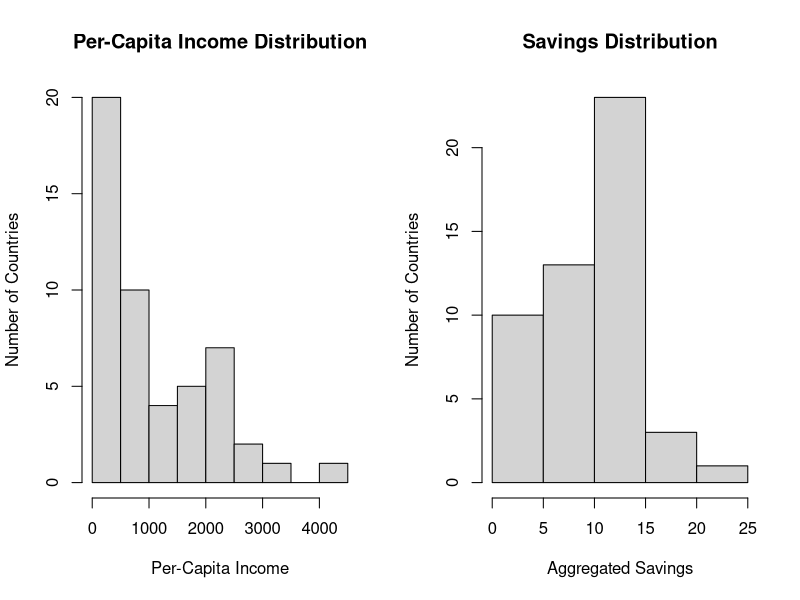
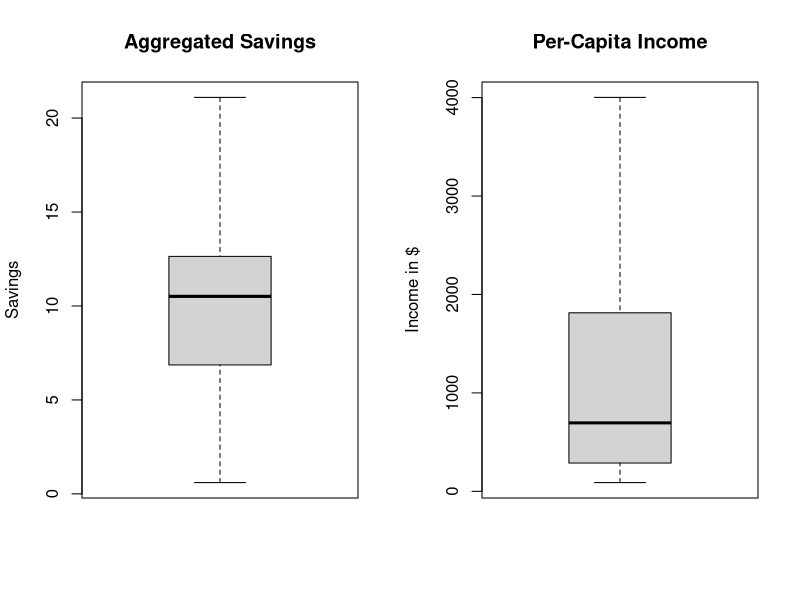
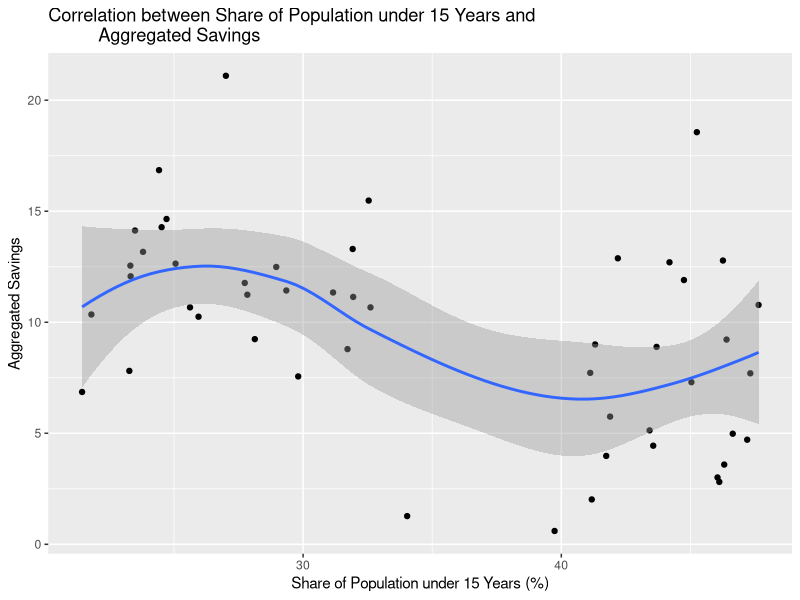
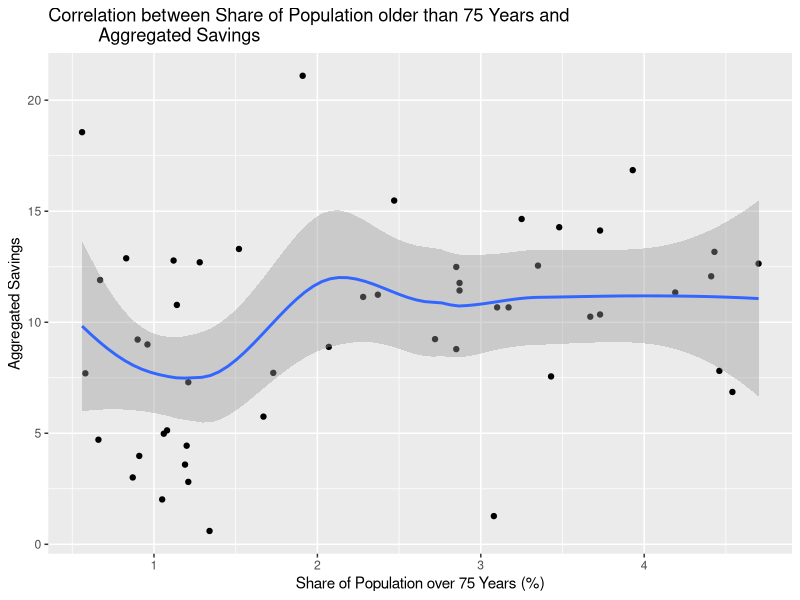
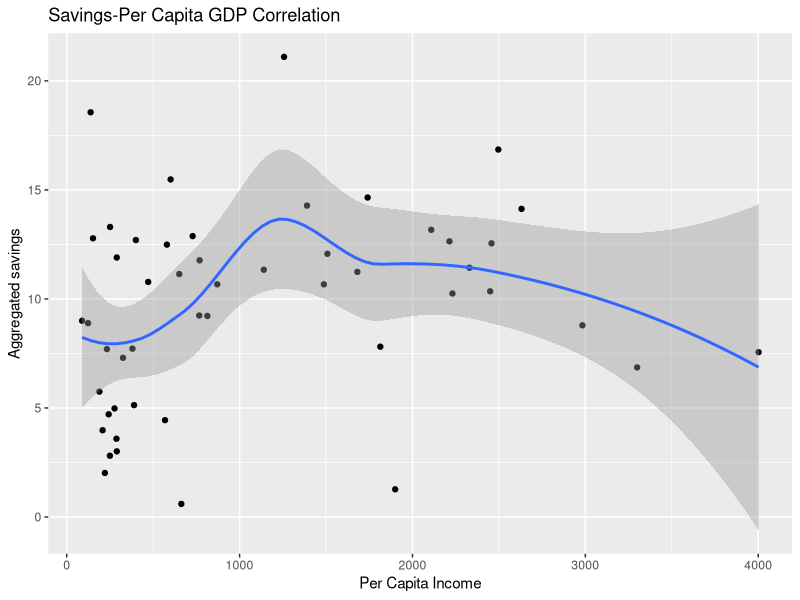
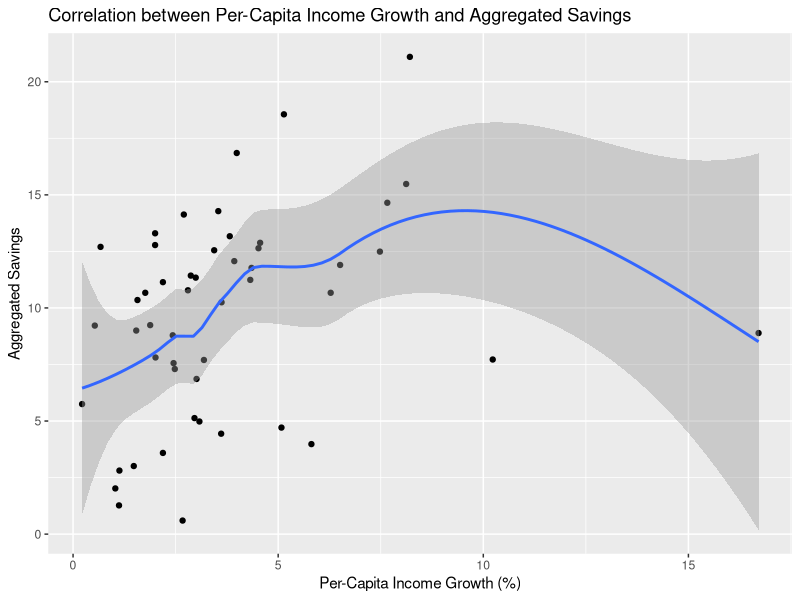

The R script that drew these images, in order:
## ---- chunk 1
# Load packages
library(ggplot2)
library(knitr)
library(dplyr)
library(magrittr)

# Load dataset
library(datasets)
data(LifeCycleSavings)

# set working directory
setwd("/Users/jonasmarkgraf/Desktop/DataScienceAssignment1/JonasFiles")

# Detailed information about dataset, incl. description of variables
?LifeCycleSavings
## ---- chunk 2
for (i in 1:5) {
  LifeCycleSavings[, i] %>%
    mean() %>%
    paste(names(LifeCycleSavings)[i], ., "\n") %>%
    cat()
}
## ---- chunk 3
for (i in 1:5) {
  LifeCycleSavings[, i] %>%
    median() %>%
    paste(names(LifeCycleSavings)[i], ., "\n") %>%
    cat()
}
## ---- chunk 4
par(mfcol = c(1, 2))
hist(LifeCycleSavings$dpi, 
     main="Per-Capita Income Distribution", 
     xlab="Per-Capita Income", 
     ylab="Number of Countries")
hist(LifeCycleSavings$sr, 
     main= "Savings Distribution", 
     xlab="Aggregated Savings", 
     ylab="Number of Countries")
## ---- chunk 5
## loop for standard deviation
for (i in 1:5) {
  LifeCycleSavings[, i] %>%
    sd() %>%
    paste(names(LifeCycleSavings)[i], ., "\n") %>%
    cat()
}
## ---- chunk 6
## range for 2 key variables
range(LifeCycleSavings$sr)
range(LifeCycleSavings$dpi)

## interquartile range for 2 key variables
IQR(LifeCycleSavings$sr)
IQR(LifeCycleSavings$dpi)
## ---- chunk 7
par(mfcol = c(1, 2))
boxplot(LifeCycleSavings$sr, main = "Aggregated Savings", ylab = "Savings")
boxplot(LifeCycleSavings$dpi, main = "Per-Capita Income", ylab = "Income in $")
## ---- chunk 8
ggplot(LifeCycleSavings, aes(pop15, sr)) + 
  geom_point() + 
  geom_smooth() +
  ggtitle("Correlation between Share of Population under 15 Years and 
          Aggregated Savings") +
  xlab("Share of Population under 15 Years (%)") +
  ylab("Aggregated Savings")

ggplot(LifeCycleSavings, aes(pop75, sr)) + 
  geom_point() + 
  geom_smooth() +
  ggtitle("Correlation between Share of Population older than 75 Years and
          Aggregated Savings") +
  xlab("Share of Population over 75 Years (%)") +
  ylab("Aggregated Savings")
## ---- chunk 9
ggplot(LifeCycleSavings, aes(dpi, sr)) + 
  geom_point() + 
  geom_smooth() + 
  ggtitle("Savings-Per Capita GDP Correlation") +
  xlab("Per Capita Income") +
  ylab("Aggregated savings")

ggplot(LifeCycleSavings, aes(ddpi, sr)) + 
  geom_point() + 
  geom_smooth() +
  ggtitle("Correlation between Per-Capita Income Growth and Aggregated Savings") +
  xlab("Per-Capita Income Growth (%)") +
  ylab("Aggregated Savings")
